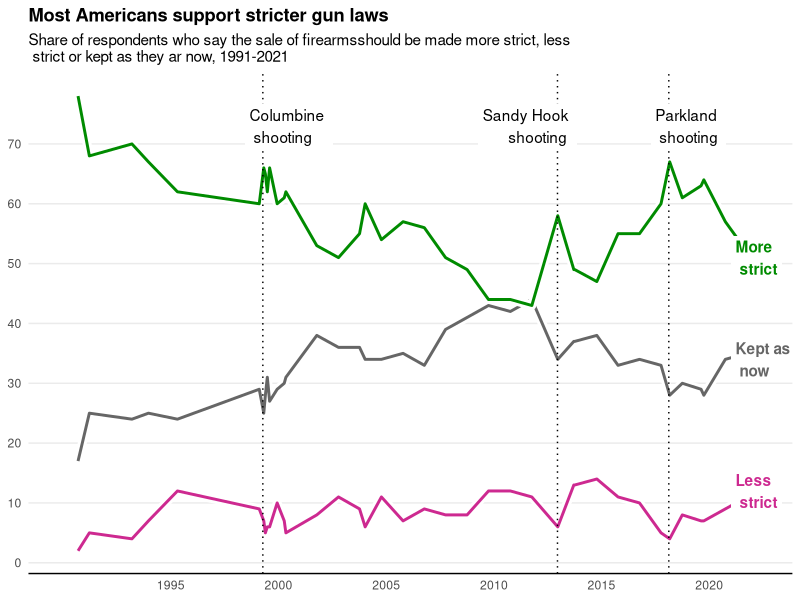

Write R code to recreate this figure.
## ---- chunk 1
library(dplyr)
library(ggplot2)
## ---- chunk 2
# importing the data
raw1 <- readxl::read_xlsx("data/Raw_Data.xlsx")
# viewing the data
dplyr::glimpse(raw1)

# making the data into a date format
data1 <- raw1 %>%
            dplyr::mutate(Date = gsub("\\-.*","",Date),
                   Date = as.Date(Date,format="%Y %b %d"),
# making sure all data is class c(double, numeric)
                   `No Opinion` = as.numeric(`No Opinion`))
# making sure the dat conversion worked
dplyr::glimpse(data1)
            
## ---- chunk 3
# plotting data
ggplot(data1) +
# draws line and outline for "Less strict" responses
      geom_line(aes(x=Date,y=`Less Strict`),size=3,color="#FFFFFF") +
      geom_line(aes(x=Date,y=`Less Strict`),size=1,color="maroon3") +
# draws line and outline for "Kept as now" responses
      geom_line(aes(x=Date,y=`Kept as Now`),size=3,color="#FFFFFF") +
      geom_line(aes(x=Date,y=`Kept as Now`),size=1,color="#666666") +
# draws line and outline for "More strict" responses
      geom_line(aes(x=Date,y=`More Strict`),size=3,color="#FFFFFF") +
      geom_line(aes(x=Date,y=`More Strict`),size=1,color="green4") +
# adds verticle lines for mass shooting events
      geom_vline(xintercept=as.Date("1999-04-10"),linetype=3) +
      geom_vline(xintercept=as.Date("2012-12-14"),linetype=3) +
      geom_vline(xintercept=as.Date("2018-02-14"),linetype=3) +
# gets rid of grey background
      theme_minimal() +
# allows for x-axis manipulation and titling
      scale_x_date(limits=as.Date(c("1990-01-01","2022-04-01")),
                   breaks=as.Date(c("1995-01-01","2000-01-01","2005-01-01",
                                    "2010-01-01","2015-01-01","2020-01-01")),
                   labels=c("1995","2000","2005","2010","2015","2020")) +
# allows for y-axis manipulation and titling
      scale_y_continuous(breaks = c(0,10,20,30,40,50,60,70)) +
# adds the figure title
      labs(title="Most Americans support stricter gun laws",
           subtitle="Share of respondents who say the sale of firearmsshould be made more strict, less \n strict or kept as they ar now, 1991-2021") +
# removes axes titles
      theme(axis.title.x=element_blank(),
            axis.title.y=element_blank(),
            plot.title=element_text(face="bold"),
# removes the legend
            legend.position="none",
# gets rid of minor gridlines and x-axis major gridlines
            panel.grid.minor=element_blank(),
            panel.grid.major.x=element_blank(),
            panel.border=element_blank(),
# defines x-axis with bold line
            axis.line.x=element_line(size=0.5, linetype = "solid")) +
# labels the verticle lines representing mass shooting events
      geom_label(aes(x=as.Date("1998-06-10"),label="Columbine \n shooting",
                               y=73),fill="#FFFFFF",label.size=NA,hjust=0) +
      geom_label(aes(x=as.Date("2012-12-14"),label="Sandy Hook \n shooting",
                               y=73),fill="#FFFFFF",label.size=NA,hjust=0.8) +
      geom_label(aes(x=as.Date("2017-04-14"),label="Parkland \n shooting",
                               y=73),fill="#FFFFFF",label.size=NA,hjust=0) +
# names the lines based on responses
      geom_label(aes(x=as.Date("2021-01-01"),label="More \n strict",
                               y=51),fill="#FFFFFF",color="green4",label.size=NA,hjust=0,
                 fontface="bold") +
      geom_label(aes(x=as.Date("2021-01-01"),label="Less \n strict",
                               y=12),fill="#FFFFFF",color="maroon3",label.size=NA,hjust=0,
                 fontface="bold") +
      geom_label(aes(x=as.Date("2021-01-01"),label="Kept as \n now",
                               y=34),fill="#FFFFFF",color="#666666",label.size=NA,hjust=0,
                 fontface="bold")
